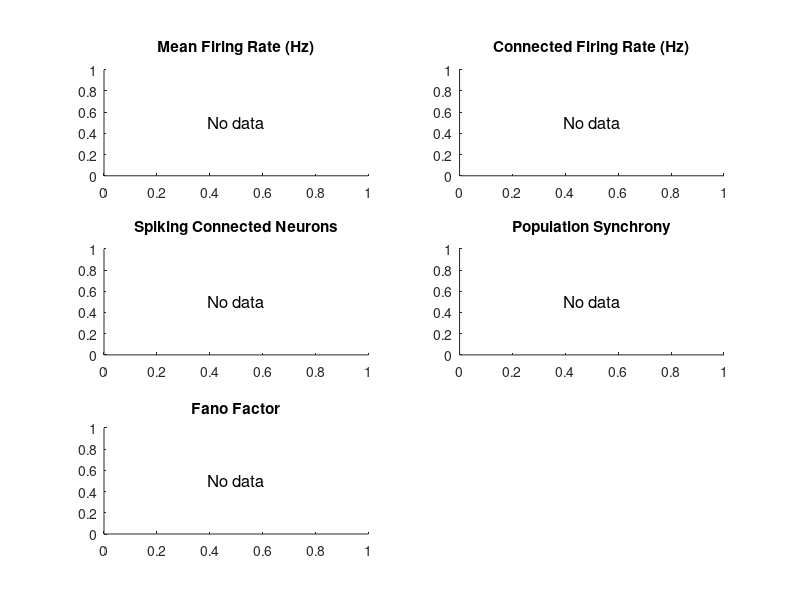

The MATLAB script that drew this image: (Note: this script raises an error after producing the figure.)
function plot_summary_metrics()
% Plot summary metrics (e.g., firing rate, Fano factor) vs disease time
% Assumes folders: spiking_results_t0010, spiking_results_t0100, etc.
% and files: spiking_results_tXXXX/spike_metrics.csv

% --- 1. Define snapshot times ---
snapshot_times = [10, 100, 200, 260, 275, 300, 350];
n_times = numel(snapshot_times);

% --- 2. Define metrics to load and plot ---
metric_names = {
    'mean_firing_rate_all', ...
    'mean_firing_rate_connected', ...
    'connected_spiking', ...
    'population_synchrony', ...
    'fano_factor'
};
metric_titles = {
    'Mean Firing Rate (Hz)', ...
    'Connected Firing Rate (Hz)', ...
    'Spiking Connected Neurons', ...
    'Population Synchrony', ...
    'Fano Factor'
};
colors = [
    0 0 0;      % black
    0 0 1;      % blue
    0 0.5 0;    % green (for connected spiking)
    0 0.8 0;    % lighter green
    1 0.5 0     % orange
];

% --- 3. Load data ---
n_metrics = numel(metric_names);
metric_data = NaN(n_times, n_metrics);

for i = 1:n_times
    t = snapshot_times(i);
    folder = sprintf('spiking_results_t%04d', t);
    file = fullfile(folder, 'spike_metrics.csv');
    
    if exist(file, 'file')
        try
            data = readtable(file);
            % Assume first row contains the scalar metrics
            for j = 1:n_metrics
                if ismember(metric_names{j}, data.Properties.VariableNames)
                    metric_data(i, j) = data.(metric_names{j})(1);
                end
            end
            fprintf('Loaded metrics for t = %d\n', t);
        catch
            warning('Failed to read %s', file);
        end
    else
        fprintf('⚠️ Missing metrics for t = %d\n', t);
    end
end

% --- 4. Plot ---
n_cols = 2;
n_rows = ceil(n_metrics / n_cols);
figure('Position', [100, 100, 1200, 400 * n_rows]);

for j = 1:n_metrics
    subplot(n_rows, n_cols, j);
    y = metric_data(:, j);
    valid = ~isnan(y);
    
    if any(valid)
        plot(snapshot_times(valid), y(valid), 'o-', 'Color', colors(j,:), ...
             'LineWidth', 2, 'MarkerSize', 6);
        title(metric_titles{j}, 'FontWeight', 'bold');
        xlabel('Disease Time (months)');
        ylabel(metric_titles{j});
        grid on;
        box on;
        
        % Optional: vertical line at t=200
        xline(200, '--', 'Color', [0.5 0.5 0.5], 'Alpha', 0.5);
    else
        title(metric_titles{j}, 'FontWeight', 'bold');
        text(0.5, 0.5, 'No data', 'HorizontalAlignment', 'center', ...
             'VerticalAlignment', 'middle', 'FontSize', 12);
    end
end

sgtitle('Evolution of Network Spiking Dynamics During Disease Progression', ...
        'FontSize', 16, 'FontWeight', 'bold');

% Save figure
% saveas(gcf, 'spiking_metrics_evolution_MATLAB.png');
% disp('✅ Figure saved as spiking_metrics_evolution_MATLAB.png');
end